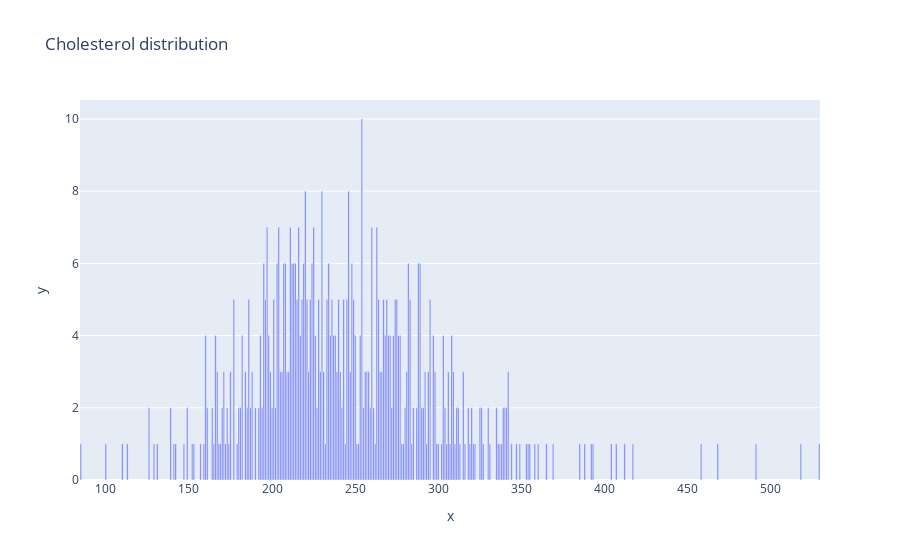

Write notebook code for a chart like this one.
### Code cell
# Cholesterol distribution
# Since there are lots of zero entries in this column, they need to be removed first
train_val_split = train_val_split[train_val_split['Cholesterol']!=0] # This removes the zero entries from 'Cholesterol' column
Cholesterol_counts = train_val_split['Cholesterol'].value_counts()
fig_Cholesterol = px.bar(x=Cholesterol_counts.index, y=Cholesterol_counts.values, title='Cholesterol distribution')
fig_Cholesterol.show()

### Figure 1 — Plotly figure (JSON) as saved in the notebook; plotly's stock layout.template omitted (floating-point values rounded to 4 significant figures; data arrays with more than 128 entries replaced by an {"elided": "..."} marker saying what was removed)
{"data": [{"alignmentgroup": "True", "hovertemplate": "x=%{x}<br>y=%{y}<extra></extra>", "legendgroup": "", "marker": {"color": "#636efa", "pattern": {"shape": ""}}, "name": "", "offsetgroup": "", "orientation": "v", "showlegend": false, "textposition": "auto", "type": "bar", "x": {"elided": "203 int values"}, "xaxis": "x", "y": {"elided": "203 int values"}, "yaxis": "y"}], "layout": {"barmode": "relative", "legend": {"tracegroupgap": 0}, "title": {"text": "Cholesterol distribution"}, "xaxis": {"anchor": "y", "domain": [0, 1], "title": {"text": "x"}}, "yaxis": {"anchor": "x", "domain": [0, 1], "title": {"text": "y"}}}}
